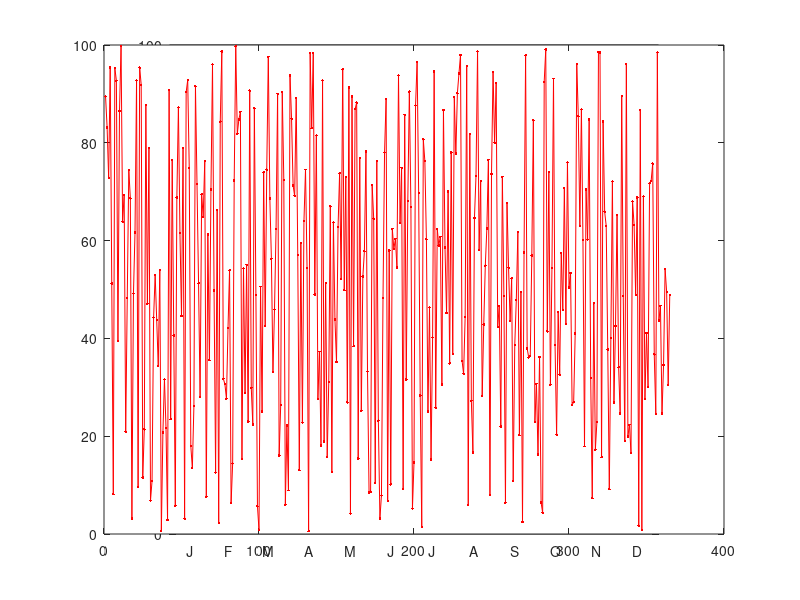

MATLAB code for this plot: (Note: this script raises an error after producing the figure.)
%function []=mymonthlyXticklabels(y,A)
function []=mymonthlyXticklabels()
close all
clear all

monthlim=[1,31,59,90,120,151,181,212,243,273,304,334,365];
monthlim2=0.5*diff(monthlim)+monthlim(1:end-1);
xticklabels=['J';'F';'M';'A';'M';'J';'J';'A';'S';'O';'N';'D'];
 
y=rand(1,365)*100;
A=rand(150,365)*100;

figure(1)
hp1=plot([1:365],y,'-r.');
axis square
set(gca,'Xlim',[1,365],'XTick',monthlim2,'XTickLabel',xticklabels);
set(gca,'Ylim',[0,100],'YTick',[0:10:100],'YTickLabel',[0:10:100]);
original = gca
position = get(original, 'Position')
temporary = axes('Position', position,'Visible', 'off')
hp1=plot([1:365],y,'-b.');
axis square
set(temporary,'Xlim',[1,365],'XTick',monthlim,'XTicklabel','','Yticklabel','');
grid on

figure(1)
hp1=plot([1:365],y,'-r.');
hleg1=legend(hp1,'Legenda A',1)
axis square
set(gca,'Xlim',[1,365],'XTick',monthlim2,'XTickLabel',xticklabels);
set(gca,'Ylim',[0,100],'YTick',[0:10:100],'YTickLabel',[0:10:100]);
original = gca
position = get(original, 'Position')
temporary = axes('Position', position,'Visible', 'off')
hp1=plot([1:365],y,'-b.');
hleg2=legend(hp1,'Legenda B',2)
axis square
set(temporary,'Xlim',[1,365],'XTick',monthlim,'XTicklabel','','Yticklabel','');
grid on


figure(2)
himg=imagesc(A)
hc=colorbar('vertic');
colormap('cool')
set(gca,'Xlim',[1,365],'XTick',monthlim2,'XTickLabel',xticklabels)
set(gca,'Ylim',[0,150],'YTick',[0:25:150],'Yticklabel',[0:25:150]);
set(gca,'Fontsize',[4])
set(hc,'Fontsize',[4])
original = gca
position = get(original, 'Position')
temporary = axes('Position', position,'Visible', 'off')
himg=imagesc(A)
set(temporary,'Xlim',[1,365],'XTick',monthlim,'XTicklabel','');
set(temporary,'Ylim',[0,150],'YTick',[0:25:150],'Yticklabel','');
grid on
pause

%******************************************************
% $$$ y=rand(1,365);
% $$$ figure(1)
% $$$ ax(1)=newplot;
% $$$ set(gcf,'nextplot','add');
% $$$ set(ax(1),'Xlim',[1,365],'XTick',monthlim2,'XTicklabel',xticklabels);
% $$$ ax(2)=axes('position',get(ax(1),'position'),'Visible', 'off');
% $$$ plot(1:365,y)
% $$$ set(ax(2),'Xlim',[1,365],'XTick',monthlim,'XTicklabel','');
% $$$ grid on
% $$$ 
% $$$ y=rand(1,365)*100;
% $$$ figure(10)
% $$$ ax(1)=newplot;
% $$$ set(gcf,'nextplot','add');
% $$$ set(ax(1),'Xlim',[1,365],'XTick',monthlim2,'XTicklabel',xticklabels,'Ylim',[0,100],'YTick',[0:10:100]);
% $$$ ax(2)=axes('position',get(ax(1),'position'),'Visible', 'off');
% $$$ plot(1:365,y)
% $$$ set(ax(2),'Xlim',[1,365],'XTick',monthlim,'XTicklabel','','Yticklabel','');
% $$$ grid on
% $$$ 
% $$$ y=rand(1,365)*100;
% $$$ figure(100)
% $$$ hp1=plot([1:365],y,'-r.');
% $$$ set(gca,'Xlim',[1,365],'XTick',monthlim2,'XTickLabel',xticklabels,'Ylim',[0,100],'YTick',[0:10:100]);
% $$$ original = gca
% $$$ position = get(original, 'Position')
% $$$ temporary = axes('Position', position,'Visible', 'off')
% $$$ hp1=plot([1:365],y,'-r.');
% $$$ set(temporary,'Xlim',[1,365],'XTick',monthlim,'XTicklabel','','Yticklabel','');
% $$$ grid on

%A=rand(150,365)*10;
figure(2)
subplot(2,2,1)
himg=imagesc(A)
hc=colorbar('horiz');
set(gca,'Xlim',[1,365],'XTick',monthlim2,'XTickLabel',xticklabels)
set(gca,'Ylim',[0,150],'YTick',[0:25:150],'Yticklabel',[0:25:150]);
set(gca,'Fontsize',[4])
set(hc,'Fontsize',[4])
original = gca
position = get(original, 'Position')
temporary = axes('Position', position,'Visible', 'off')
himg=imagesc(A)
set(temporary,'Xlim',[1,365],'XTick',monthlim,'XTicklabel','');
set(temporary,'Ylim',[0,150],'YTick',[0:25:150],'Yticklabel','');
grid on

subplot(2,2,2)
% $$$ himg=imagesc(A)
set(gca,'Xlim',[1,365],'XTick',monthlim2,'XTickLabel',xticklabels)
set(gca,'Ylim',[0,150],'YTick',[0:25:150],'Yticklabel',[0:25:150]);
set(gca,'Fontsize',[4])
set(hc,'Fontsize',[4])
original = gca
position = get(original, 'Position')
temporary = axes('Position', position,'Visible', 'off')
himg=imagesc(A)
hc=colorbar('horiz');
set(temporary,'Xlim',[1,365],'XTick',monthlim,'XTicklabel','');
set(temporary,'Ylim',[0,150],'YTick',[0:25:150],'Yticklabel','');
grid on

subplot(2,2,3)
himg=imagesc(A)
colorbar('horiz')
set(gca,'Xlim',[1,365],'XTick',monthlim2,'XTickLabel',xticklabels,'Ylim',[0,150],'YTick',[0:25:150]);
original = gca
position = get(original, 'Position')
temporary = axes('Position', position,'Visible', 'off')
% $$$ himg=imagesc(A)
% $$$ colorbar('horiz')
set(temporary,'Xlim',[1,365],'XTick',monthlim,'XTicklabel','','Yticklabel','');
grid on

%********************************
% $$$ figure(2)
% $$$ ax(1)=newplot;
% $$$ set(gcf,'nextplot','add');
% $$$ set(ax(1),'Xlim',[1,365],'XTick',monthlim,'XTicklabel',monthlim);
% $$$ ax(2)=axes('position',get(ax(1),'position'));
% $$$ plot(1:365,y)
% $$$ set(ax(2),'XAxisLocation','top');
% $$$ set(ax(2),'Xlim',[1,365],'XTick',monthlim2,'XTicklabel',xticklabels);

